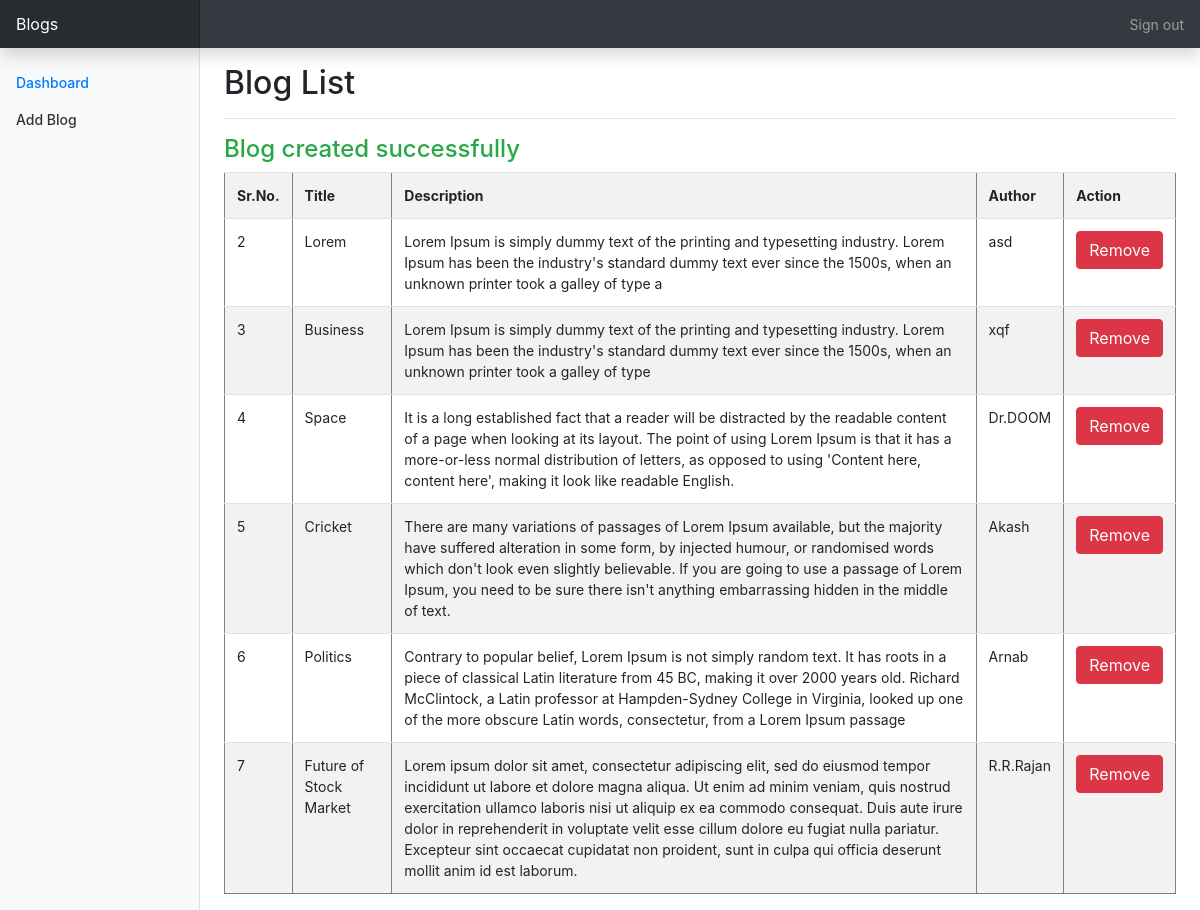
Screenshot of /index.php/blog with the database file from the repository.
### tables this page shows
CREATE TABLE `blog` (
  `blog_id` int(255) NOT NULL,
  `title` varchar(200) NOT NULL,
  `description` varchar(9000) NOT NULL,
  `author` varchar(100) NOT NULL,
  `special` enum('promo','business','Technology','gaming','news') NOT NULL
);

### application/controllers/Blog.php (called while the page is built, shortened)
<?php
class Blog extends CI_Controller
{
 public function index()
 {
 	   $this->load->model('Blog_model');
        $info['emp']=$this->Blog_model->get_table_data('blog');
		$this->load->view('admin/blog/list',$info);
 }
}
?>

### index.php (called while the page is built, shortened)
<?php
require_once BASEPATH.'core/CodeIgniter.php';

### application/models/Blog_model.php (called while the page is built, shortened)
<?php
class Blog_model extends CI_model
{
	function get_table_data($table)
	{
		$res=$this->db->get($table);
        return $res->result_array();
	}
}

### application/views/admin/blog/list.php (the view)
<?php $this->load->view('admin/header'); ?>
  <main role="main" class="col-md-9 ml-sm-auto col-lg-10 px-md-4">
      <div class="d-flex justify-content-between flex-wrap flex-md-nowrap align-items-center pt-3 pb-2 mb-3 border-bottom">
        <h1 class="h2">Blog List</h1>
      </div>
    <h4 class="text-success">Blog created successfully</h4>
    <center>
        <table border="1px" class="table table-striped">
            <tr>
                <th>Sr.No.</th>
                <th>Title</th>
                <th>Description</th>
                <th>Author</th>
                <th>Action</th>
            </tr>
            <?php
               foreach($emp as $e)
            { ?>
            <tr>
                <td><?php echo $e['blog_id']; ?></td>
                <td><?php echo $e['title']; ?></td>
                <td><?php echo $e['description']; ?></td>
                <td><?php echo $e['author']; ?></td>
                <td><a onclick="return confirm('Are you sure to Remove Data???');" href="<?php echo base_url(); ?>Blog/remove_data/<?php echo $e['blog_id'] ?>"><button class="btn btn-danger">Remove</button></a></td>
            </tr>
           <?php  } ?>
        </table>
      </center>
    </main>
  </div>
</div>
<?php $this->load->view('admin/footer'); ?>

### application/views/admin/header.php (shortened to what this page needs)
<!doctype html>
<html lang="en">
  <head>
   <link rel="stylesheet" href="https://stackpath.bootstrapcdn.com/bootstrap/4.5.0/css/bootstrap.min.css">
   <link rel="stylesheet" type="text/css" href="<?php echo base_url().'asset/admin/css/style.css';?>">
  </head>
  <body>
    <nav class="navbar navbar-dark sticky-top bg-dark flex-md-nowrap p-0 shadow">
  <a class="navbar-brand col-md-3 col-lg-2 mr-0 px-3" href="#">Blogs</a>
  <ul class="navbar-nav px-3">
    <li class="nav-item text-nowrap">
      <a class="nav-link" href="#">Sign out</a>
    </li>
  </ul>
</nav>
<div class="container-fluid">
  <div class="row">
    <nav id="sidebarMenu" class="col-md-3 col-lg-2 d-md-block bg-light sidebar collapse">
      <div class="sidebar-sticky pt-3">
        <ul class="nav flex-column">
          <li class="nav-item">
            <a class="nav-link active" href="<?php echo base_url('AdminDashboard');?>">
              Dashboard <span class="sr-only">(current)</span>
            </a>
          </li>
          <li class="nav-item">
            <a class="nav-link" href="<?php echo base_url('Blog/add');?>">
              Add Blog
            </a>
          </li>
        </ul>
      </div>
    </nav>

### application/views/admin/footer.php (shortened to what this page needs)
</body>
</html>

### asset/admin/css/style.css (style rules this page uses)
body { font-size: .875rem; }
.sidebar { position: fixed; top: 0; bottom: 0; left: 0; z-index: 100; padding: 48px 0 0; box-shadow: inset -1px 0 0 rgba(0, 0, 0, .1); }
.sidebar-sticky { position: relative; top: 0; height: calc(100vh - 48px); padding-top: .5rem; overflow-x: hidden; overflow-y: auto; }
.sidebar .nav-link { font-weight: 500; color: #333; }
.sidebar .nav-link.active { color: #007bff; }
.navbar-brand { padding-top: .75rem; padding-bottom: .75rem; font-size: 1rem; background-color: rgba(0, 0, 0, .25); box-shadow: inset -1px 0 0 rgba(0, 0, 0, .25); }

### rows the page displays
blog: blog_id "2", title "Lorem", description "Lorem Ipsum is simply dummy text of the printing and typesetting industry. Lorem Ipsum has been the industry's standard dummy text ever since the 1500s, when an unknown printer took a galley of type a", author "asd"
blog: blog_id "3", title "Business", description "Lorem Ipsum is simply dummy text of the printing and typesetting industry. Lorem Ipsum has been the industry's standard dummy text ever since the 1500s, when an unknown printer took a galley of type", author "xqf"
blog: blog_id "4", title "Space", description "It is a long established fact that a reader will be distracted by the readable content of a page when looking at its layout. The point of using Lorem Ipsum is that it has a more-or-less normal distribution of letters, as opposed to using 'Content here, content here', making it look like readable English.", author "Dr.DOOM"
blog: blog_id "5", title "Cricket", description "There are many variations of passages of Lorem Ipsum available, but the majority have suffered alteration in some form, by injected humour, or randomised words which don't look even slightly believable. If you are going to use a passage of Lorem Ipsum, you need to be sure there isn't anything embarrassing hidden in the middle of text.", author "Akash"
blog: blog_id "6", title "Politics", description "Contrary to popular belief, Lorem Ipsum is not simply random text. It has roots in a piece of classical Latin literature from 45 BC, making it over 2000 years old. Richard McClintock, a Latin professor at Hampden-Sydney College in Virginia, looked up one of the more obscure Latin words, consectetur, from a Lorem Ipsum passage", author "Arnab"
blog: blog_id "7", title "Future of Stock Market", description "Lorem ipsum dolor sit amet, consectetur adipiscing elit, sed do eiusmod tempor incididunt ut labore et dolore magna aliqua. Ut enim ad minim veniam, quis nostrud exercitation ullamco laboris nisi ut aliquip ex ea commodo consequat. Duis aute irure dolor in reprehenderit in voluptate velit esse cillum dolore eu fugiat nulla pariatur. Excepteur sint occaecat cupidatat non proident, sunt in culpa qui officia deserunt mollit anim id est laborum.", author "R.R.Rajan"
